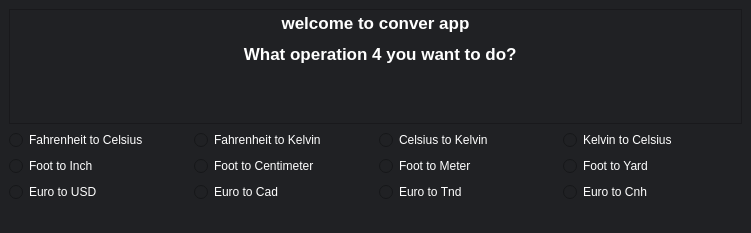
<?xml version="1.0" encoding="UTF-8"?>
<ui version="4.0">
 <class>Home</class>
 <widget class="QMainWindow" name="Home">
  <property name="geometry">
   <rect>
    <x>0</x>
    <y>0</y>
    <width>751</width>
    <height>233</height>
   </rect>
  </property>
  <property name="windowTitle">
   <string>Home</string>
  </property>
  <property name="windowIcon">
   <iconset>
    <normaloff>icon/convert_icon.png</normaloff>icon/convert_icon.png</iconset>
  </property>
  <property name="styleSheet">
   <string notr="true">background-color: rgb(32, 33, 36);</string>
  </property>
  <widget class="QWidget" name="centralwidget">
   <layout class="QGridLayout" name="gridLayout_2">
    <item row="1" column="0">
     <layout class="QGridLayout" name="gridLayout">
      <item row="0" column="0">
       <layout class="QGridLayout" name="gridLayout_3">
        <item row="1" column="0">
         <widget class="QRadioButton" name="Foot_to_Inch">
          <property name="styleSheet">
           <string notr="true">color: rgb(255, 255, 255);
font: 600 12pt &quot;Yu Gothic UI Semibold&quot;;</string>
          </property>
          <property name="text">
           <string>Foot to Inch</string>
          </property>
         </widget>
        </item>
        <item row="0" column="3">
         <widget class="QRadioButton" name="Kelvin_to_Celsius">
          <property name="styleSheet">
           <string notr="true">color: rgb(255, 255, 255);
font: 600 12pt &quot;Yu Gothic UI Semibold&quot;;</string>
          </property>
          <property name="text">
           <string>Kelvin to Celsius</string>
          </property>
         </widget>
        </item>
        <item row="1" column="2">
         <widget class="QRadioButton" name="Foot_to_Meter">
          <property name="styleSheet">
           <string notr="true">color: rgb(255, 255, 255);
font: 600 12pt &quot;Yu Gothic UI Semibold&quot;;</string>
          </property>
          <property name="text">
           <string>Foot to Meter</string>
          </property>
         </widget>
        </item>
        <item row="0" column="2">
         <widget class="QRadioButton" name="Celsius_to_Kelvin">
          <property name="styleSheet">
           <string notr="true">color: rgb(255, 255, 255);
font: 600 12pt &quot;Yu Gothic UI Semibold&quot;;</string>
          </property>
          <property name="text">
           <string>Celsius to Kelvin</string>
          </property>
         </widget>
        </item>
        <item row="1" column="1">
         <widget class="QRadioButton" name="Foot_to_Centimeter">
          <property name="styleSheet">
           <string notr="true">color: rgb(255, 255, 255);
font: 600 12pt &quot;Yu Gothic UI Semibold&quot;;</string>
          </property>
          <property name="text">
           <string>Foot to Centimeter</string>
          </property>
         </widget>
        </item>
        <item row="1" column="3">
         <widget class="QRadioButton" name="Foot_to_Yard">
          <property name="styleSheet">
           <string notr="true">color: rgb(255, 255, 255);
font: 600 12pt &quot;Yu Gothic UI Semibold&quot;;</string>
          </property>
          <property name="text">
           <string>Foot to Yard</string>
          </property>
         </widget>
        </item>
        <item row="2" column="0">
         <widget class="QRadioButton" name="Euro_to_USD">
          <property name="styleSheet">
           <string notr="true">color: rgb(255, 255, 255);
font: 600 12pt &quot;Yu Gothic UI Semibold&quot;;</string>
          </property>
          <property name="text">
           <string>Euro to USD</string>
          </property>
         </widget>
        </item>
        <item row="2" column="2">
         <widget class="QRadioButton" name="Euro_to_Tnd">
          <property name="styleSheet">
           <string notr="true">color: rgb(255, 255, 255);
font: 600 12pt &quot;Yu Gothic UI Semibold&quot;;</string>
          </property>
          <property name="text">
           <string>Euro to Tnd</string>
          </property>
         </widget>
        </item>
        <item row="0" column="1">
         <widget class="QRadioButton" name="Fahrenheit_to_Kelvin">
          <property name="styleSheet">
           <string notr="true">color: rgb(255, 255, 255);
font: 600 12pt &quot;Yu Gothic UI Semibold&quot;;</string>
          </property>
          <property name="text">
           <string>Fahrenheit to Kelvin</string>
          </property>
         </widget>
        </item>
        <item row="2" column="1">
         <widget class="QRadioButton" name="Euro_to_Cad">
          <property name="styleSheet">
           <string notr="true">color: rgb(255, 255, 255);
font: 600 12pt &quot;Yu Gothic UI Semibold&quot;;</string>
          </property>
          <property name="text">
           <string>Euro to Cad</string>
          </property>
         </widget>
        </item>
        <item row="0" column="0">
         <widget class="QRadioButton" name="Fahrenheit_to_Celsius">
          <property name="styleSheet">
           <string notr="true">color: rgb(255, 255, 255);
font: 600 12pt &quot;Yu Gothic UI Semibold&quot;;</string>
          </property>
          <property name="text">
           <string>Fahrenheit to Celsius</string>
          </property>
         </widget>
        </item>
        <item row="2" column="3">
         <widget class="QRadioButton" name="Euro_to_Cnh">
          <property name="styleSheet">
           <string notr="true">color: rgb(255, 255, 255);
font: 600 12pt &quot;Yu Gothic UI Semibold&quot;;</string>
          </property>
          <property name="text">
           <string>Euro to Cnh</string>
          </property>
         </widget>
        </item>
       </layout>
      </item>
     </layout>
    </item>
    <item row="0" column="0">
     <widget class="QTextBrowser" name="textBrowser">
      <property name="styleSheet">
       <string notr="true">color: rgb(255, 255, 255);</string>
      </property>
      <property name="html">
       <string>&lt;!DOCTYPE HTML PUBLIC &quot;-//W3C//DTD HTML 4.0//EN&quot; &quot;http://www.w3.org/TR/REC-html40/strict.dtd&quot;&gt;
&lt;html&gt;&lt;head&gt;&lt;meta name=&quot;qrichtext&quot; content=&quot;1&quot; /&gt;&lt;meta charset=&quot;utf-8&quot; /&gt;&lt;style type=&quot;text/css&quot;&gt;
p, li { white-space: pre-wrap; }
hr { height: 1px; border-width: 0; }
li.unchecked::marker { content: &quot;\2610&quot;; }
li.checked::marker { content: &quot;\2612&quot;; }
&lt;/style&gt;&lt;/head&gt;&lt;body style=&quot; font-family:'Segoe UI'; font-size:10.5pt; font-weight:400; font-style:normal;&quot;&gt;
&lt;p align=&quot;center&quot; style=&quot; margin-top:0px; margin-bottom:0px; margin-left:0px; margin-right:0px; -qt-block-indent:0; text-indent:0px;&quot;&gt;&lt;span style=&quot; font-size:20pt; font-weight:700; vertical-align:super;&quot;&gt;welcome to conver app&lt;/span&gt;&lt;/p&gt;
&lt;p align=&quot;center&quot; style=&quot; margin-top:0px; margin-bottom:0px; margin-left:0px; margin-right:0px; -qt-block-indent:0; text-indent:0px;&quot;&gt;&lt;span style=&quot; font-size:20pt; font-weight:700; vertical-align:super;&quot;&gt;  What operation 4 you want to do?&lt;/span&gt;&lt;/p&gt;&lt;/body&gt;&lt;/html&gt;</string>
      </property>
     </widget>
    </item>
   </layout>
  </widget>
  <widget class="QStatusBar" name="statusbar"/>
  <widget class="Home" name="menubar">
   <property name="geometry">
    <rect>
     <x>0</x>
     <y>0</y>
     <width>751</width>
     <height>25</height>
    </rect>
   </property>
  </widget>
 </widget>
 <customwidgets>
  <customwidget>
   <class>Home</class>
   <extends>QMenuBar</extends>
   <header location="global">home.h</header>
  </customwidget>
 </customwidgets>
 <resources/>
 <connections/>
</ui>
